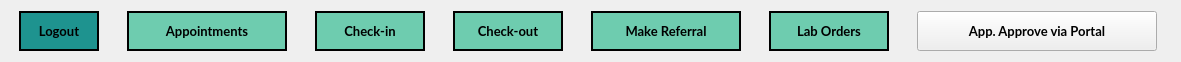
      <widget class="QGroupBox" name="groupBox_47">
       <property name="geometry">
        <rect>
         <x>110</x>
         <y>41</y>
         <width>1181</width>
         <height>51</height>
        </rect>
       </property>
       <property name="styleSheet">
        <string notr="true">QGroupBox {
	border: none;
	border-image: none;
	background-color: none;
}</string>
       </property>
       <layout class="QHBoxLayout" name="Layout_NavBar_14">
        <property name="spacing">
         <number>20</number>
        </property>
        <item>
         <widget class="QPushButton" name="Nav_LogoutBtn_14">
          <property name="minimumSize">
           <size>
            <width>80</width>
            <height>40</height>
           </size>
          </property>
          <property name="maximumSize">
           <size>
            <width>60</width>
            <height>16777215</height>
           </size>
          </property>
          <property name="font">
           <font>
            <family>Lato</family>
            <pointsize>10</pointsize>
            <weight>75</weight>
            <bold>true</bold>
           </font>
          </property>
          <property name="cursor">
           <cursorShape>PointingHandCursor</cursorShape>
          </property>
          <property name="styleSheet">
           <string notr="true">QPushButton {
	border-image: none;
	background-color: rgb(30, 147, 143);
	color: black;
	border: 2px solid black;
}

QPushButton::hover {
	background-color: rgb(14, 81, 85);
	color: white;
}</string>
          </property>
          <property name="text">
           <string>Logout</string>
          </property>
         </widget>
        </item>
        <item>
         <widget class="QPushButton" name="Nav_Appointments_14">
          <property name="enabled">
           <bool>false</bool>
          </property>
          <property name="sizePolicy">
           <sizepolicy hsizetype="Preferred" vsizetype="Fixed">
            <horstretch>0</horstretch>
            <verstretch>0</verstretch>
           </sizepolicy>
          </property>
          <property name="minimumSize">
           <size>
            <width>160</width>
            <height>40</height>
           </size>
          </property>
          <property name="maximumSize">
           <size>
            <width>90</width>
            <height>16777215</height>
           </size>
          </property>
          <property name="font">
           <font>
            <family>Lato</family>
            <pointsize>10</pointsize>
            <weight>75</weight>
            <bold>true</bold>
           </font>
          </property>
          <property name="cursor">
           <cursorShape>PointingHandCursor</cursorShape>
          </property>
          <property name="autoFillBackground">
           <bool>false</bool>
          </property>
          <property name="styleSheet">
           <string notr="true">QPushButton {
	border-image: none;
	background-color: #6ECCAF;
	color: black;
	border: 2px solid black;
}

QPushButton::hover {
	background-color: rgb(139, 231, 100);
	color: white;
}</string>
          </property>
          <property name="text">
           <string>Appointments</string>
          </property>
         </widget>
        </item>
        <item>
         <widget class="QPushButton" name="Nav_CheckinBtn_14">
          <property name="minimumSize">
           <size>
            <width>110</width>
            <height>40</height>
           </size>
          </property>
          <property name="maximumSize">
           <size>
            <width>80</width>
            <height>16777215</height>
           </size>
          </property>
          <property name="font">
           <font>
            <family>Lato</family>
            <pointsize>10</pointsize>
            <weight>75</weight>
            <bold>true</bold>
           </font>
          </property>
          <property name="cursor">
           <cursorShape>PointingHandCursor</cursorShape>
          </property>
          <property name="styleSheet">
           <string notr="true">QPushButton {
	border-image: none;
	background-color: #6ECCAF;
	color: black;
	border: 2px solid black;
}

QPushButton::hover {
	background-color: rgb(139, 231, 100);
	color: white;
}
</string>
          </property>
          <property name="text">
           <string>Check-in</string>
          </property>
         </widget>
        </item>
        <item>
         <widget class="QPushButton" name="Nav_CheckoutBtn_14">
          <property name="minimumSize">
           <size>
            <width>110</width>
            <height>40</height>
           </size>
          </property>
          <property name="maximumSize">
           <size>
            <width>90</width>
            <height>16777215</height>
           </size>
          </property>
          <property name="font">
           <font>
            <family>Lato</family>
            <pointsize>10</pointsize>
            <weight>75</weight>
            <bold>true</bold>
           </font>
          </property>
          <property name="cursor">
           <cursorShape>PointingHandCursor</cursorShape>
          </property>
          <property name="styleSheet">
           <string notr="true">QPushButton {
	border-image: none;
	background-color: #6ECCAF;
	color: black;
	border: 2px solid black;
}

QPushButton::hover {
	background-color: rgb(139, 231, 100);
	color: white;
}</string>
          </property>
          <property name="text">
           <string>Check-out</string>
          </property>
         </widget>
        </item>
        <item>
         <widget class="QPushButton" name="Nav_MakeReferralBtn_14">
          <property name="minimumSize">
           <size>
            <width>150</width>
            <height>40</height>
           </size>
          </property>
          <property name="maximumSize">
           <size>
            <width>110</width>
            <height>16777215</height>
           </size>
          </property>
          <property name="font">
           <font>
            <family>Lato</family>
            <pointsize>10</pointsize>
            <weight>75</weight>
            <bold>true</bold>
           </font>
          </property>
          <property name="cursor">
           <cursorShape>PointingHandCursor</cursorShape>
          </property>
          <property name="styleSheet">
           <string notr="true">QPushButton {
	border-image: none;
	background-color: #6ECCAF;
	color: black;
	border: 2px solid black;
}

QPushButton::hover {
	background-color: rgb(139, 231, 100);
	color: white;
}
</string>
          </property>
          <property name="text">
           <string>Make Referral</string>
          </property>
         </widget>
        </item>
        <item>
         <widget class="QPushButton" name="Nav_LabOrdersBtn_14">
          <property name="minimumSize">
           <size>
            <width>120</width>
            <height>40</height>
           </size>
          </property>
          <property name="maximumSize">
           <size>
            <width>90</width>
            <height>16777215</height>
           </size>
          </property>
          <property name="font">
           <font>
            <family>Lato</family>
            <pointsize>10</pointsize>
            <weight>75</weight>
            <bold>true</bold>
           </font>
          </property>
          <property name="cursor">
           <cursorShape>PointingHandCursor</cursorShape>
          </property>
          <property name="styleSheet">
           <string notr="true">QPushButton {
	border-image: none;
	background-color: #6ECCAF;
	color: black;
	border: 2px solid black;
}

QPushButton::hover {
	background-color: rgb(139, 231, 100);
	color: white;
}</string>
          </property>
          <property name="text">
           <string>Lab Orders</string>
          </property>
         </widget>
        </item>
        <item>
         <widget class="QPushButton" name="Nav_ApproveAppointmentsBtn_14">
          <property name="minimumSize">
           <size>
            <width>240</width>
            <height>40</height>
           </size>
          </property>
          <property name="maximumSize">
           <size>
            <width>90</width>
            <height>16777215</height>
           </size>
          </property>
          <property name="font">
           <font>
            <family>Lato</family>
            <pointsize>10</pointsize>
            <weight>75</weight>
            <bold>true</bold>
           </font>
          </property>
          <property name="cursor">
           <cursorShape>PointingHandCursor</cursorShape>
          </property>
          <property name="styleSheet">
           <string notr="true">


QPushButton {
	border-image: none;
	background-color: rgba(110, 204, 175, .2);
	color: rgba(0, 0, 0, .2);
	border: 2px solid rgba(0, 0, 0, .2);
}

QPushButton::hover {
	background-color: rgb(139, 231, 100);
	color: white;
}</string>
          </property>
          <property name="text">
           <string>App. Approve via Portal</string>
          </property>
         </widget>
        </item>
       </layout>
      </widget>
